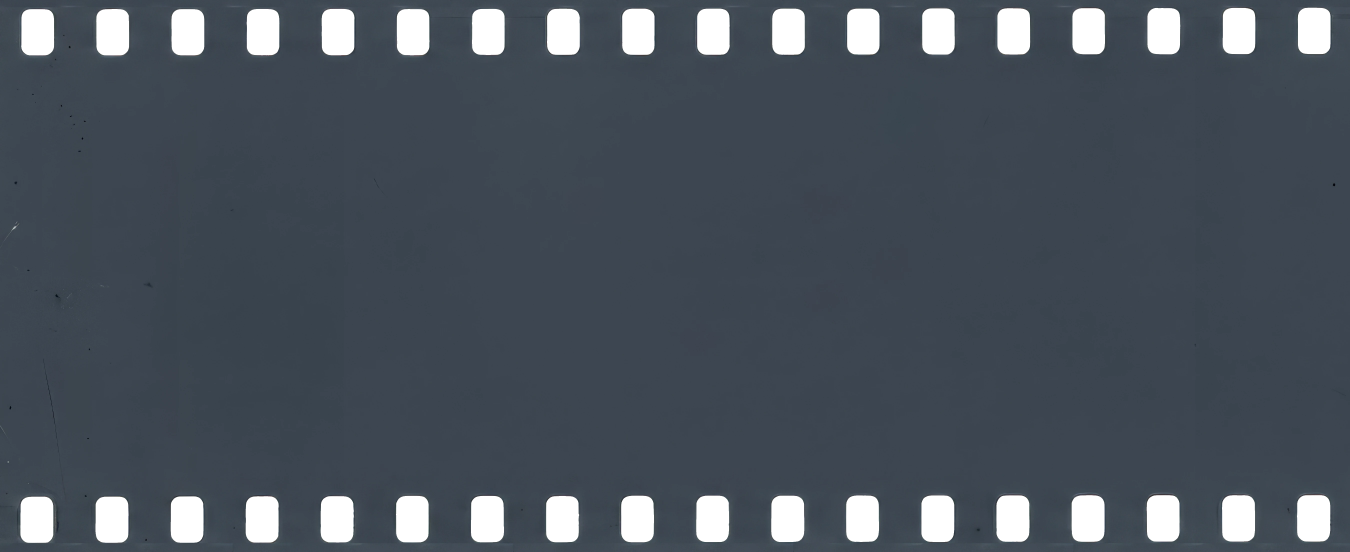
#> input picture prototype/assets/img/film.webp, 5400 x 2206 px (shown at 1/4 size)
$ python fix_rebate_seam.py
#> lines starting #> are read from the running program, lines starting #| are printed output that depends on the picture; after the words box and inside, x2 and y2 are one past the last pixel; in counts of white or black regions, pixels touching at a corner belong together
# -*- coding: utf-8 -*-
"""Clear the edge print that the tile's right edge slices in half.

THE BUG THIS FIXES
------------------
recut_film.py chose the tile width by scoring the PERFORATIONS only. It never
looked at the edge print, and the width it landed on (5512) cuts the rebate
mid-wordmark: the tile ends "KODAK 4" + a 31px sliver of the next glyph, and
then repeats straight into its own "KODAK 400TK". On screen that reads as

    ... K O D A K  4 | K O D A K  4 0 0 T K ...

two wordmarks about 70px apart where the film's own spacing is ~2760px. It is
the thing that makes the loop look broken once per period.

WHY NOT JUST RE-CUT NARROWER
----------------------------
Because the two constraints fight. A width that lands the print cleanly
(~4863) puts the perforation seam 23.7% off the tile's mean hole gap — worse
than the 9.7% the current width achieves, and a *geometric* break repeating
every period is far more visible than a longer blank stretch of rebate. It
would also narrow every frame by 12%, which is a design change nobody asked
for. So: keep the geometry, remove the sliced print.

THE RETOUCH
-----------
The last "KODAK" and the sliver after it are replaced with BLANK REBATE COPIED
FROM THE SAME TILE (the 578px clear run at x 4407-4985), so no pixel is
invented and the grain stays the film's own. The tile then ends in clear
rebate and the seam reads as an unprinted stretch of film, which is what real
edge printing does between marks.

⚠️ Only the rebate band above the sprockets (y < 72) is touched. The
perforation run starts at y~96 and is left exactly as it was, so every number
recut_film.py tuned still holds and the frame-slot constant does NOT change.
"""
import os
import numpy as np
from PIL import Image

HERE = os.path.dirname(os.path.abspath(__file__))
IMG = os.path.join(HERE, "..", "prototype", "assets", "img")

REBATE_H = 88        # print ink ends at y73; hole borders start ~y92
DST0 = 4950          # everything from here to the tile edge goes
SRC0 = 4410          # the clear run at x 4407-4985, the film's own blank
FEATHER = 24         # blend the join so the tone step doesn't show
MOBILE_W = 1900      # must match recut_film.py

# The film's base is blotchy, so the tile's two ends do not sit at the same
# tone: the right edge is ~8% lighter than the left. Repeating that puts a
# hard vertical step on screen once per period — the faint line visible down
# the middle of the doubled frame divider. Levelled with a gain ramp over the
# last RAMP px, which moves only the low frequencies and leaves grain alone.
RAMP = 900


def print_blocks(gray, y0, y1, merge=70):
    """x-runs of ink on a rebate band."""
    col = gray[y0:y1].mean(axis=0)
    ink = col < np.median(col) * 0.60
    runs, s = [], None
    for i, v in enumerate(ink):
        if v and s is None:
            s = i
        elif not v and s is not None:
            runs.append([s, i]); s = None
    if s is not None:
        runs.append([s, len(ink)])
    runs = [r for r in runs if r[1] - r[0] > 6]
    out = []
    for r in runs:
        if out and r[0] - out[-1][1] < merge:
            out[-1][1] = r[1]
        else:
            out.append(r)
    return out


def main():
    path = os.path.join(IMG, "film.webp")
    im = Image.open(path)
#> im is the input picture: PIL image 5400x2206 RGBA; mean R, G, B, A 72.8, 81.5, 91.4, 237.4
    # ⚠️ film.webp is RGBA and the alpha is LOAD-BEARING: 8.1% of the tile is
    # transparent — the sprocket holes and the film's outer edge — and the
    # page's linen is meant to show through them. Converting to RGB here
    # flattens every hole to opaque grey and drops the file from 810KB to
    # 145KB, which is the tell. Touch the colour channels only.
    if im.mode != "RGBA":
        raise SystemExit("expected RGBA film.webp, got " + im.mode)
    rgba = np.asarray(im).astype(np.float32)
    alpha = rgba[..., 3].copy()
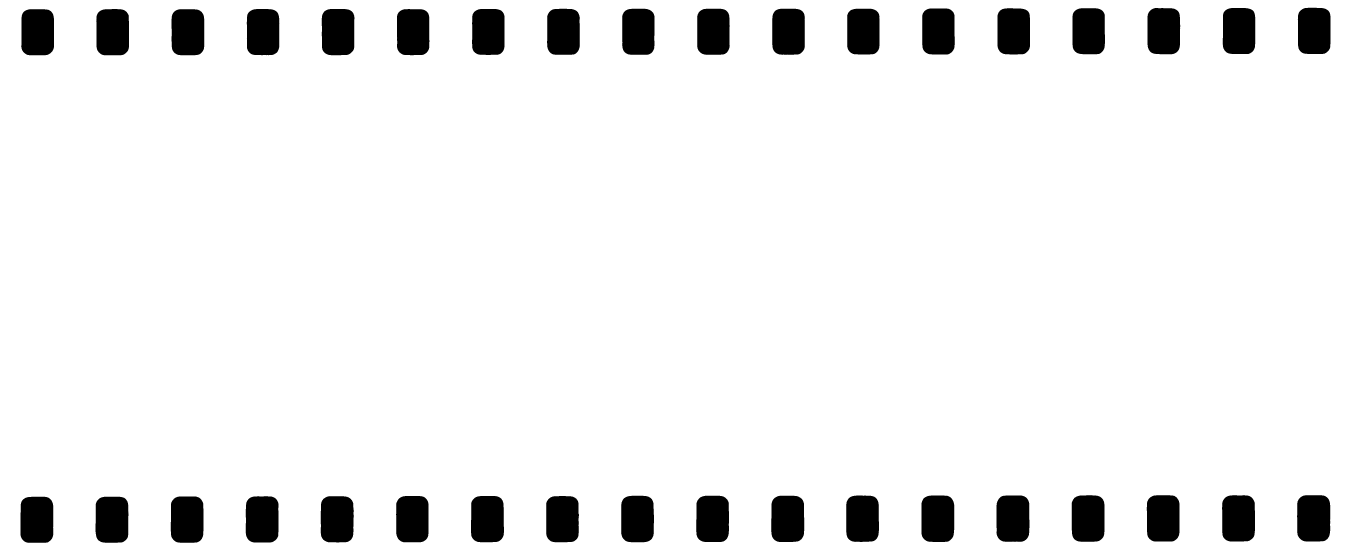
#> alpha: shape (2206, 5400) float32 (shown at 1/4 size); 93.1% white; 36 black regions, largest, box (x1, y1, x2, y2) and area: (5188, 1981, 5321, 2166) 23183, (3686, 1982, 3817, 2168) 23067, (3986, 1982, 4118, 2167) 23063
    a = rgba[..., :3]
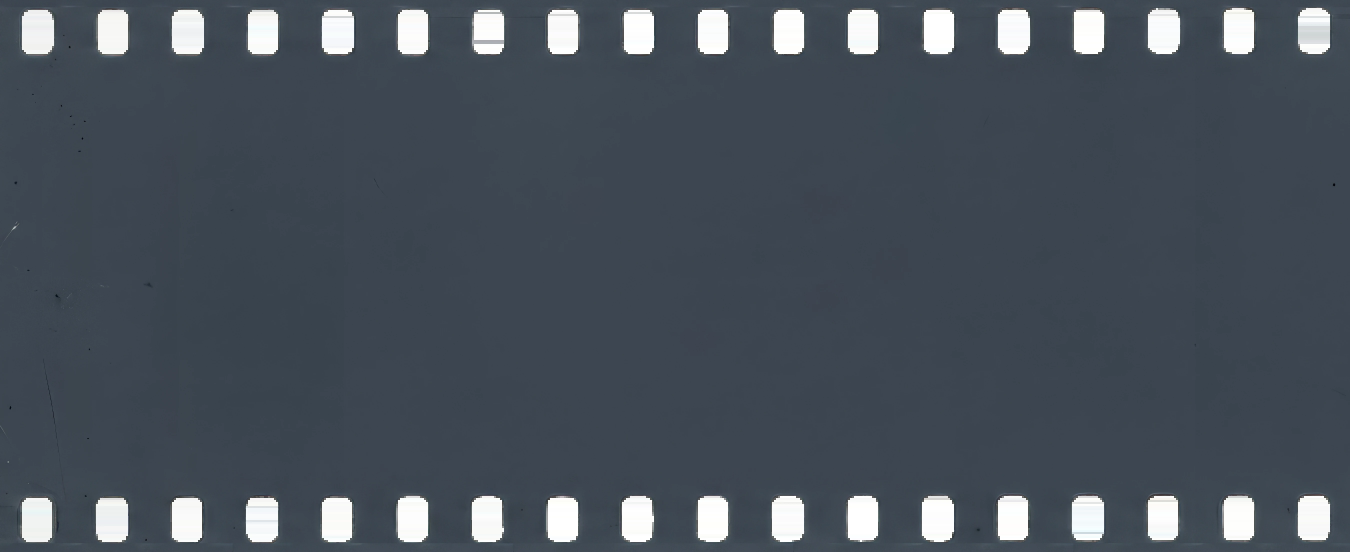
#> a: shape (2206, 5400, 3) float32 (shown at 1/4 size); mean R, G, B 76, 76.8, 83.6
    w, h = im.size
#> w = 5400; h = 2206
    gray = a.mean(axis=2)

    before = print_blocks(gray, 4, REBATE_H - 6)
#> in print_blocks, `col = gray[y0:y1].mean(axis=0)`: col = 5400 values, max 185.7 at index 4936, min 68.4 at index 5022, mean 109.7
#> after the loop in print_blocks, `for i, v in enumerate(ink):`: runs = []
#> before = []
    tail = [b for b in before if b[1] > DST0]
#> tail = []
    print("tile %dx%d" % (w, h))
#| tile 5400x2206
    print("rebate print blocks past x=%d: %s" % (DST0, tail or "none"))
#| rebate print blocks past x=4950: none
    if not tail:
        print("nothing to clear - already fixed, leaving film.webp alone")
        return

    span = w - DST0
    src = a[0:REBATE_H, SRC0:SRC0 + span].copy()   # snapshot: regions overlap
    assert src.shape[1] == span, "source run too short"
    orig = a[0:REBATE_H, DST0:DST0 + FEATHER].copy()

    # hard replace, then feather the left join so no tone step shows
    dst = src
    ramp = np.linspace(0.0, 1.0, FEATHER)[None, :, None]
    dst[:, :FEATHER] = orig * (1 - ramp) + dst[:, :FEATHER] * ramp

    a[0:REBATE_H, DST0:w] = dst

    # ── level the base tone so the two ends of the tile meet without a step ──
    # Measured on the raw column means at each end, and applied as a single
    # gain eased in over RAMP px. Deliberately NOT a per-column normalisation
    # against a smoothed profile: that chases every blotch in the base and
    # overshot the edge by 7 levels in the other direction.
    base = a[300:1300].mean(axis=(0, 2))
    edge = 80
    target = base[:edge].mean()
    actual = base[-edge:].mean()
    g = target / max(actual, 1e-3)
    ramp = np.linspace(0.0, 1.0, RAMP) ** 2               # ease in, no visible onset
    gain = np.ones(w, dtype=np.float32)
    gain[w - RAMP:] = 1.0 + (g - 1.0) * ramp
    a *= gain[None, :, None]
    print("base tone: left %.2f  right %.2f  (step %+.2f) -> gain %.3f eased over %dpx"
          % (target, actual, actual - target, g, RAMP))

    merged = np.dstack([np.clip(a, 0, 255), alpha]).astype(np.uint8)
    out = Image.fromarray(merged, "RGBA")
    out.save(path, "WEBP", quality=92, lossless=False)

    after = print_blocks(np.asarray(out).astype(np.float32)[..., :3].mean(axis=2), 4, REBATE_H - 6)
    print("after: last print block ends at x=%d, leaving %dpx of clear rebate"
          % (after[-1][1], w - after[-1][1]))
    print("seam gap to the next tile's first mark: %d px (film's own gaps: 269-578)"
          % ((w - after[-1][1]) + after[0][0]))

    mh = round(h * MOBILE_W / w)
    out.resize((MOBILE_W, mh), Image.LANCZOS).save(
        os.path.join(IMG, "film-m.webp"), "WEBP", quality=90)
    print("regenerated film-m.webp -> (%d, %d)" % (MOBILE_W, mh))
    print("\naspect unchanged: %.6f  ->  frame-slot constant stays %.6f"
          % (w / h, w / h / 4))


if __name__ == "__main__":
    main()
